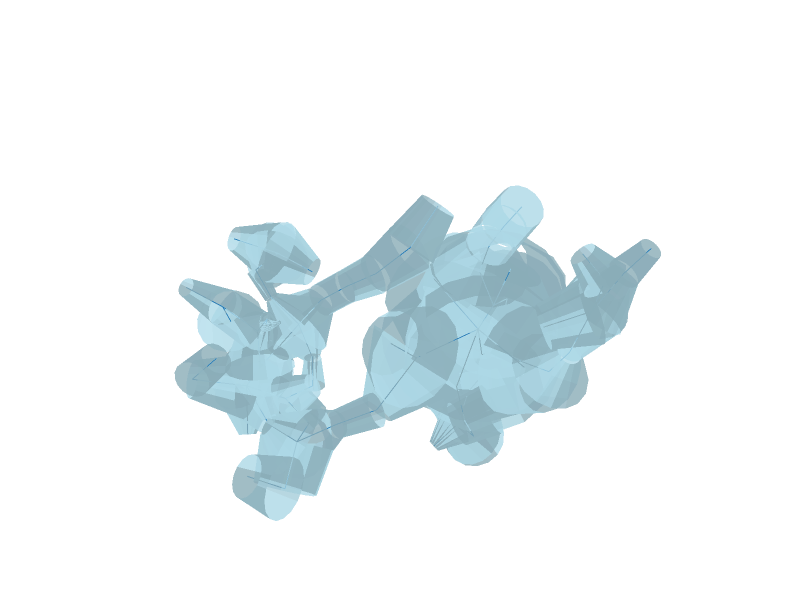

This figure's notebook cell:
### Code cell
# Cable fitting: estimate radii on the optimized basis
swc_out_dir = f"../data/swc/current/{polylines_name}"
swc_filepath = f"{swc_out_dir}/TS{spine_idx}_mel{params['max_edge_length']}.swc"

if not os.path.exists(swc_out_dir):
    os.makedirs(swc_out_dir)

fit_options = FitOptions(
    max_edge_length=params["max_edge_length"],
    radius_strategy="equivalent_area",
    section_probe_eps=1e-4,
    section_probe_tries=3,
    multi_tangent_reduction="mean",
    basis_optimizer_options=None,
)
morph = optimized_basis.copy()
_compute_morphology_node_radii(morph, mm.mesh, fit_options)

# write swc to file
morph.to_swc_file(swc_filepath)
# validation
validator = Validation(mm, skeleton, morph)
validator.full_validation()

model = SWCModel.from_swc_file(swc_filepath)
model.print_attributes(node_info=False, edge_info=False)
title = f"TS{spine_idx}_mel{params['max_edge_length']}"
morph_fig = plot_model(
    swc_model=model,
    slider=False,
    title="",
    width=800,
    height=600,
    show_axes=False,
)
morph_fig.update_layout(
    scene=dict(
        camera=dict(
            eye={"x": eye_coord[0], "y": eye_coord[1], "z": eye_coord[2]},
            projection=dict(type="perspective"),
        ),
        aspectmode="data",  # 'cube', 'auto', 'manual'
    )
)
morph_filename = (
    f"{fig_out_dir}/TS{spine_idx}_mel{params['max_edge_length']}_" f"morph.pdf"
)
morph_fig.write_image(
    morph_filename,
    format="pdf",
    engine="kaleido",
    width=600,
    height=450,
    scale=pdf_scale,
)
morph_fig.show()

### Figure 1 — Plotly figure (JSON) as saved in the notebook; plotly's stock layout.template omitted (floating-point values rounded to 4 significant figures; data arrays with more than 128 entries replaced by an {"elided": "..."} marker saying what was removed)
{"data": [{"color": "lightblue", "flatshading": true, "i": {"elided": "2272 int values"}, "j": {"elided": "2272 int values"}, "k": {"elided": "2272 int values"}, "name": "frusta", "opacity": 0.8, "type": "mesh3d", "x": {"elided": "2272 float values"}, "y": {"elided": "2272 float values"}, "z": {"elided": "2272 float values"}}, {"line": {"color": "#1f77b4", "width": 2}, "mode": "lines", "name": "centroid", "type": "scatter3d", "x": {"elided": "213 float values"}, "y": {"elided": "213 float values"}, "z": {"elided": "213 float values"}}], "layout": {"height": 600, "margin": {"b": 0, "l": 0, "r": 0, "t": 40}, "scene": {"aspectmode": "data", "camera": {"eye": {"x": 1.065, "y": -0.001931, "z": 1.366}, "projection": {"type": "perspective"}}, "xaxis": {"visible": false}, "yaxis": {"visible": false}, "zaxis": {"visible": false}}, "showlegend": false, "title": {"text": ""}, "width": 800}}
